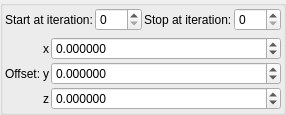
    <widget class="QGroupBox" name="groupBox_5">
     <property name="title">
      <string/>
     </property>
     <layout class="QVBoxLayout" name="verticalLayout_10">
      <property name="leftMargin">
       <number>2</number>
      </property>
      <property name="topMargin">
       <number>2</number>
      </property>
      <property name="rightMargin">
       <number>2</number>
      </property>
      <property name="bottomMargin">
       <number>2</number>
      </property>
      <item>
       <layout class="QGridLayout" name="gridLayout_69">
        <property name="spacing">
         <number>2</number>
        </property>
        <item row="1" column="2">
         <widget class="QLabel" name="label_259">
          <property name="text">
           <string>Stop at iteration:</string>
          </property>
         </widget>
        </item>
        <item row="1" column="3">
         <widget class="MySpinBox" name="spinboxInt_transf_stop_iterations_G">
          <property name="sizePolicy">
           <sizepolicy hsizetype="Minimum" vsizetype="Maximum">
            <horstretch>0</horstretch>
            <verstretch>0</verstretch>
           </sizepolicy>
          </property>
          <property name="maximum">
           <number>999</number>
          </property>
         </widget>
        </item>
        <item row="1" column="1">
         <widget class="MySpinBox" name="spinboxInt_transf_start_iterations_G">
          <property name="sizePolicy">
           <sizepolicy hsizetype="Minimum" vsizetype="Maximum">
            <horstretch>0</horstretch>
            <verstretch>0</verstretch>
           </sizepolicy>
          </property>
          <property name="maximum">
           <number>999</number>
          </property>
         </widget>
        </item>
        <item row="1" column="0">
         <widget class="QLabel" name="label_260">
          <property name="text">
           <string>Start at iteration:</string>
          </property>
         </widget>
        </item>
       </layout>
      </item>
      <item>
       <layout class="QGridLayout" name="gridLayout_70" columnstretch="0,0,0,1">
        <property name="spacing">
         <number>2</number>
        </property>
        <item row="0" column="2">
         <widget class="QLabel" name="label_121">
          <property name="text">
           <string notr="true">x</string>
          </property>
         </widget>
        </item>
        <item row="1" column="1">
         <widget class="QLabel" name="label_261">
          <property name="text">
           <string>Offset:</string>
          </property>
         </widget>
        </item>
        <item row="2" column="2">
         <widget class="QLabel" name="label_122">
          <property name="text">
           <string notr="true">z</string>
          </property>
         </widget>
        </item>
        <item row="1" column="2">
         <widget class="QLabel" name="label_115">
          <property name="text">
           <string notr="true">y</string>
          </property>
         </widget>
        </item>
        <item row="0" column="3">
         <widget class="MyDoubleSpinBox" name="spinbox3_transf_offset_000_x">
          <property name="sizePolicy">
           <sizepolicy hsizetype="Minimum" vsizetype="Maximum">
            <horstretch>0</horstretch>
            <verstretch>0</verstretch>
           </sizepolicy>
          </property>
          <property name="prefix">
           <string/>
          </property>
          <property name="suffix">
           <string/>
          </property>
          <property name="decimals">
           <number>6</number>
          </property>
          <property name="minimum">
           <double>-99.989999999999995</double>
          </property>
          <property name="maximum">
           <double>99.989999999999995</double>
          </property>
          <property name="singleStep">
           <double>0.100000000000000</double>
          </property>
         </widget>
        </item>
        <item row="1" column="3">
         <widget class="MyDoubleSpinBox" name="spinbox3_transf_offset_000_y">
          <property name="sizePolicy">
           <sizepolicy hsizetype="Minimum" vsizetype="Maximum">
            <horstretch>0</horstretch>
            <verstretch>0</verstretch>
           </sizepolicy>
          </property>
          <property name="prefix">
           <string/>
          </property>
          <property name="suffix">
           <string/>
          </property>
          <property name="decimals">
           <number>6</number>
          </property>
          <property name="minimum">
           <double>-99.989999999999995</double>
          </property>
          <property name="maximum">
           <double>99.989999999999995</double>
          </property>
          <property name="singleStep">
           <double>0.100000000000000</double>
          </property>
         </widget>
        </item>
        <item row="2" column="3">
         <widget class="MyDoubleSpinBox" name="spinbox3_transf_offset_000_z">
          <property name="sizePolicy">
           <sizepolicy hsizetype="Minimum" vsizetype="Maximum">
            <horstretch>0</horstretch>
            <verstretch>0</verstretch>
           </sizepolicy>
          </property>
          <property name="prefix">
           <string/>
          </property>
          <property name="suffix">
           <string/>
          </property>
          <property name="decimals">
           <number>6</number>
          </property>
          <property name="minimum">
           <double>-99.989999999999995</double>
          </property>
          <property name="maximum">
           <double>99.989999999999995</double>
          </property>
          <property name="singleStep">
           <double>0.100000000000000</double>
          </property>
         </widget>
        </item>
       </layout>
      </item>
     </layout>
    </widget>
